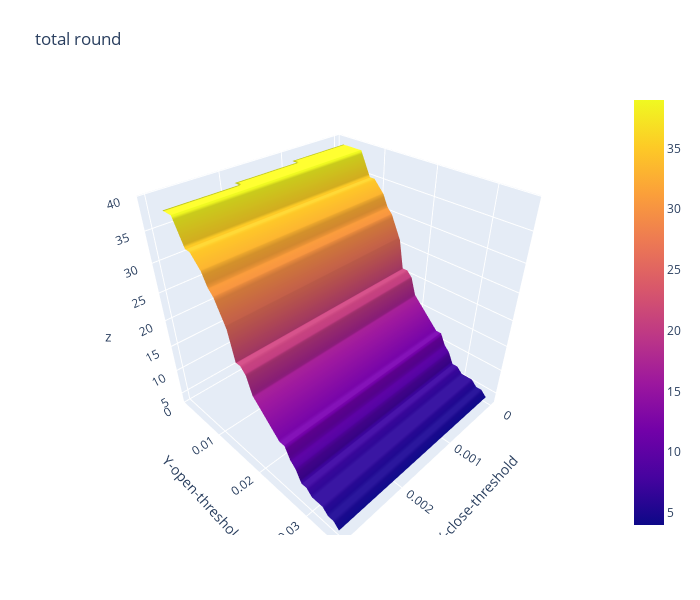

Write notebook code for a chart like this one.
### Code cell
import plotly.graph_objects as go

x_data = df_total_round.columns.to_list() # close threshold

y_data = df_total_round.index.to_list() # open threshold

z_data = df_total_round.copy(deep=True) # win rate

fig = go.Figure(data=[go.Surface(z=z_data.values,x=x_data,y=y_data)])

fig.update_layout(title="total round", # 标题
                  autosize=False,  # 尺度自动缩放
                  width=700,  # 长宽
                  height=600,
                  margin=dict(l=65,r=50,b=65,t=90),  # 4个位置的距离
                  scene=dict(xaxis_title='X-close-threshold',yaxis_title='Y-open-threshold')
                 )

fig.show()

### Figure 1 — Plotly figure (JSON) as saved in the notebook; plotly's stock layout.template omitted (floating-point values rounded to 4 significant figures; data arrays with more than 128 entries replaced by an {"elided": "..."} marker saying what was removed)
{"data": [{"type": "surface", "x": [0, 0.001, 0.002, 0.003], "y": [0.001, 0.002, 0.003, 0.004, 0.005, 0.006, 0.007, 0.008, 0.009, 0.01, 0.011, 0.012, 0.013, 0.014, 0.015, 0.016, 0.017, 0.018, 0.019, 0.02, 0.021, 0.022, 0.023, 0.024, 0.025, 0.026, 0.027, 0.028, 0.029, 0.03, 0.031, 0.032, 0.033, 0.034, 0.035], "z": {"elided": "35x4 int values"}}], "layout": {"autosize": false, "height": 600, "margin": {"b": 65, "l": 65, "r": 50, "t": 90}, "scene": {"xaxis": {"title": {"text": "X-close-threshold"}}, "yaxis": {"title": {"text": "Y-open-threshold"}}}, "title": {"text": "total round"}, "width": 700}}
